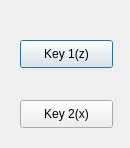
<?xml version="1.0" encoding="UTF-8"?>
<ui version="4.0">
 <class>qtkey</class>
 <widget class="QDialog" name="qtkey">
  <property name="geometry">
   <rect>
    <x>0</x>
    <y>0</y>
    <width>130</width>
    <height>148</height>
   </rect>
  </property>
  <property name="windowTitle">
   <string>Dialog</string>
  </property>
  <widget class="QPushButton" name="pushButton">
   <property name="geometry">
    <rect>
     <x>20</x>
     <y>40</y>
     <width>93</width>
     <height>28</height>
    </rect>
   </property>
   <property name="text">
    <string>Key 1(z)</string>
   </property>
  </widget>
  <widget class="QPushButton" name="pushButton_2">
   <property name="geometry">
    <rect>
     <x>20</x>
     <y>100</y>
     <width>93</width>
     <height>28</height>
    </rect>
   </property>
   <property name="text">
    <string>Key 2(x)</string>
   </property>
  </widget>
 </widget>
 <resources/>
 <connections/>
</ui>
